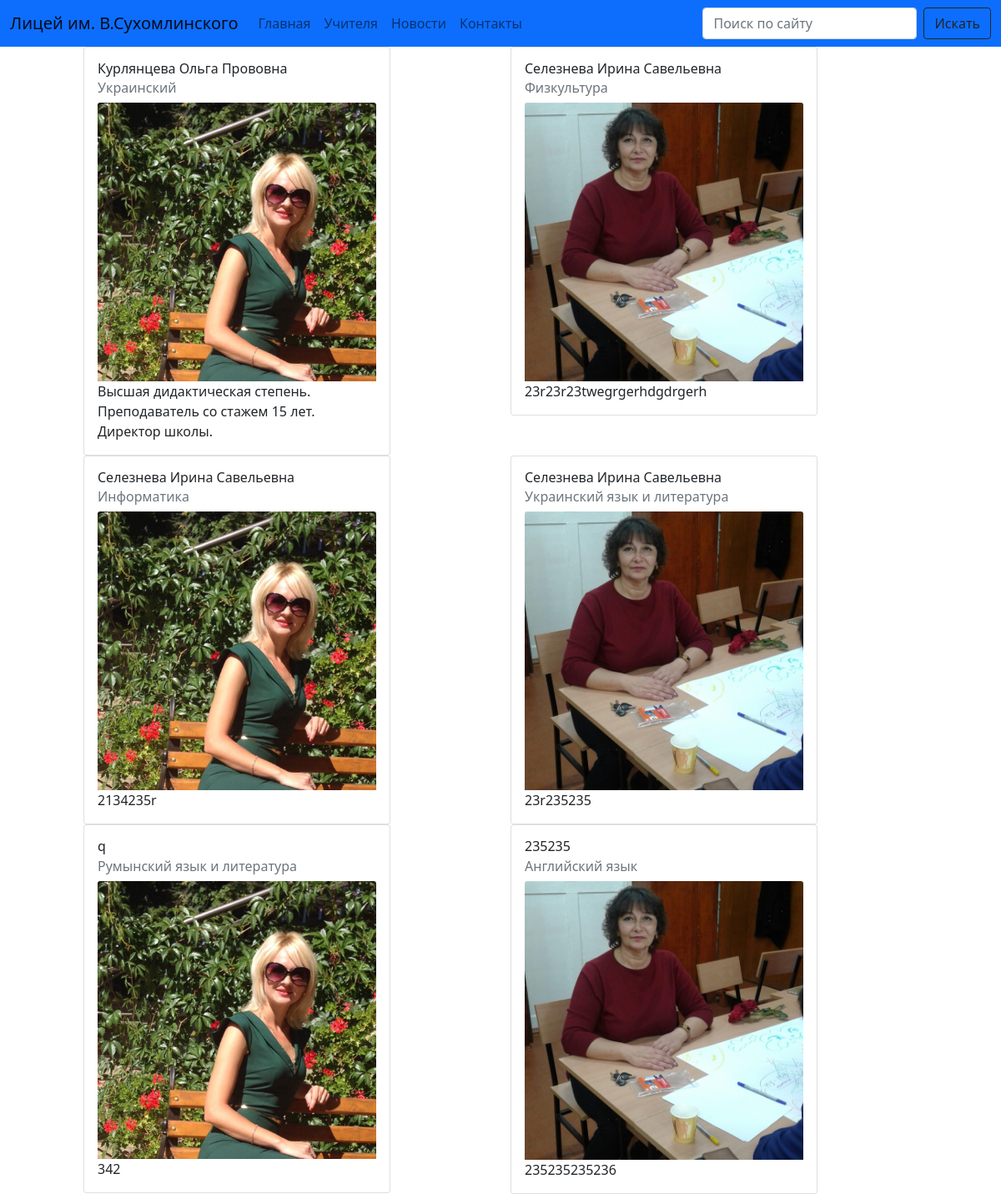
Screenshot of /teachers/ with the database file from the repository.
### teachers/models.py (models this page shows, shortened)
class Teacher(models.Model):
    full_name = models.CharField(max_length=255, verbose_name="ФИО")
    subject = models.CharField(max_length=100, choices=SUBJECT_CHOICES, verbose_name="Предмет")
    description = models.TextField(null=True, blank=True, verbose_name="Описание")
    image = models.ImageField(upload_to='teachers/', verbose_name="Фотография")
    slug = models.SlugField(verbose_name="URL", null=True, blank=True)
    class Meta:
        verbose_name = 'Учитель'
        verbose_name_plural = 'Учителя'

### teachers/views.py (the view)
# urls.py: path('teachers/', views.teacher_page, name='teachers'),
def teacher_page(request):
    teachers = Teacher.objects.all()
    search_query = request.GET.get('search', '')
    if search_query and search_query != '':
        teachers = Teacher.objects.filter(Q(full_name__icontains=search_query)|
        Q(description__icontains=search_query)|
        Q(subject__icontains=search_query)
        )
    else:
        teachers = Teacher.objects.all()
    context = {
        'teachers': teachers
    }
    return render(request, 'teachers/teachers.html', context)

### teachers/templates/teachers/teachers.html
{% extends 'main/base.html' %}
{% load i18n %}
{% block content %}
<div class="container">
    <div class="row">
        {% for teacher in teachers %}
        <div class="col">
            <div class="card" style="width: 23rem;">
                <div class="card-body">
                    <h5 class="card-title">{{ teacher.full_name }}</h5>
                    <h6 class="card-subtitle mb-2 text-muted">{{ teacher.subject|capfirst }}</h6>
                    <img src="{{ teacher.image.url }}" class="card-img-top" alt="{{ teacher.full_name }}">
                    <p class="card-text">{{ teacher.description }}</p>
                </div>
            </div>
        </div>
        {% endfor %}
    </div>
</div>
{% endblock content %}

### rows the page displays
Teacher: full_name "Курлянцева Ольга Прововна", subject "Украинский", image (picture), description "Высшая дидактическая степень. Преподаватель со стажем 15 лет. Директор школы."
Teacher: full_name "Селезнева Ирина Савельевна", subject "Физкультура", image (picture), description "23r23r23twegrgerhdgdrgerh"
Teacher: full_name "Селезнева Ирина Савельевна", subject "Информатика", image (picture), description "2134235r"
Teacher: full_name "Селезнева Ирина Савельевна", subject "Украинский язык и литература", image (picture), description "23r235235"
Teacher: full_name "q", subject "Румынский язык и литература", image (picture), description "342"
Teacher: full_name "235235", subject "Английский язык", image (picture), description "235235235236"
